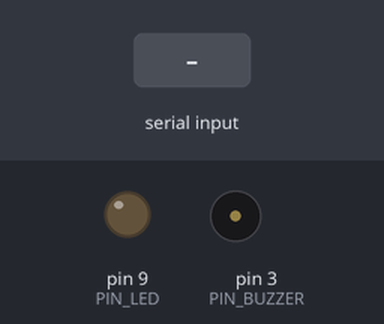
This sketch was run on a simulated Arduino Uno, built with avr-gcc and run on an emulated ATmega328P. Shown: output pins drawn as LEDs (lit = HIGH), buzzer (waves = sounding). The inputs (shaded band) are chosen by the test bench.

Above: at 1.2 s.
1.3 s: byte 30 received over Serial
At 2.0 s:
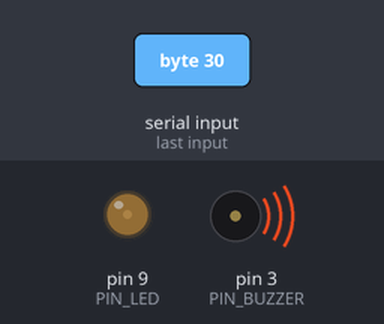
2.8 s: byte 90 received over Serial
At 3.2 s:
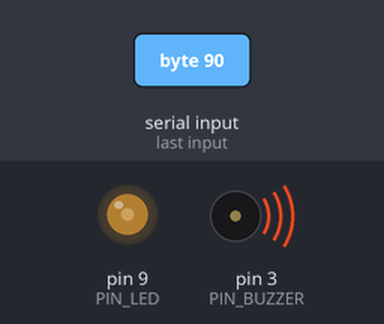
Timing chart, 0 to 5.8 s (numbered marks = the images above; inputs shaded):
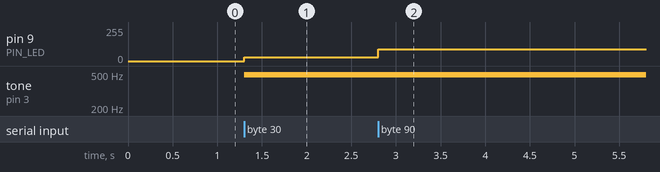

The sketch:

06_mediapipe_finger.ino
```cpp
#define PIN_LED 9
#define PIN_BUZZER 3

void setup() {
  Serial.begin(115200);
  pinMode(PIN_LED, OUTPUT);
  pinMode(PIN_BUZZER, OUTPUT);
}

void loop() {
  if (Serial.available() > 0) {
    int ledBrightness = Serial.read();
    ledBrightness = constrain(ledBrightness, 0, 255);
    analogWrite(PIN_LED, ledBrightness);

    analogWrite(PIN_BUZZER, ledBrightness);
  }
}
```

Measured:
- after the input at 1.3 s, pin 9 (PIN_LED): 0/255 → 30/255 at once; tone on pin 3 (PIN_BUZZER): silent → 490 Hz at once
- after the input at 2.8 s, pin 9 (PIN_LED): 30/255 → 90/255 at once
